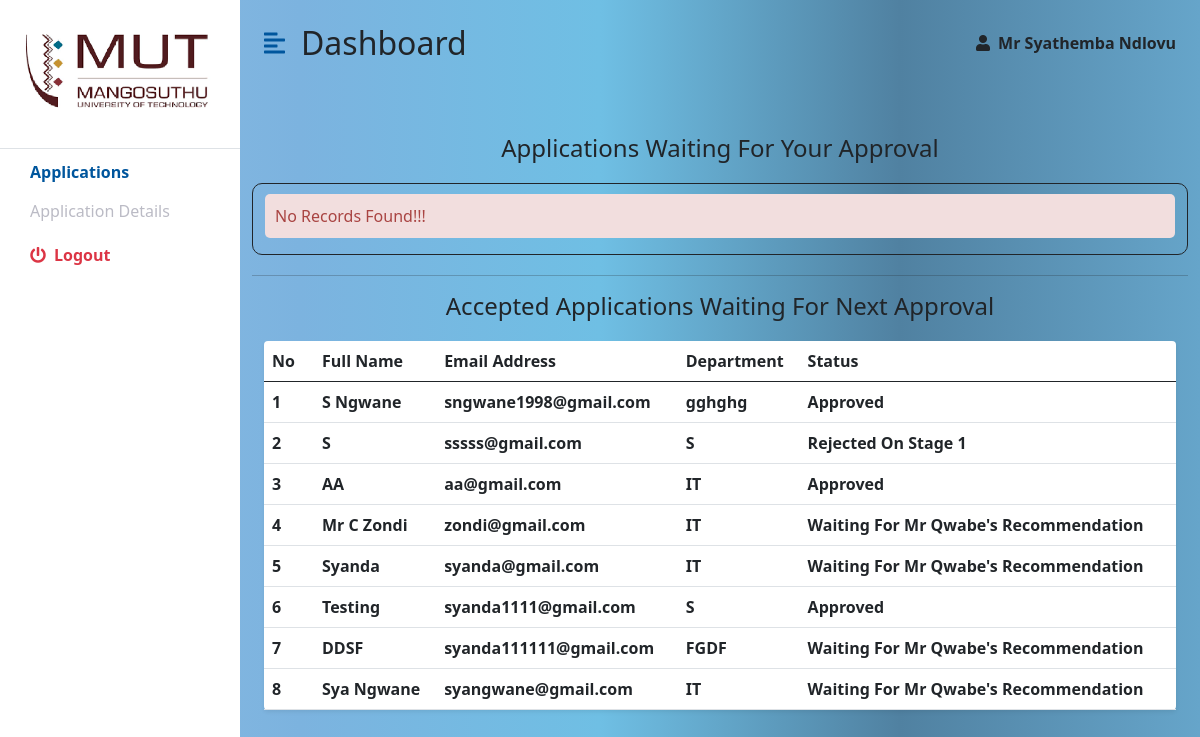
The app's page /applications.php (signed in) with its own data.
### tables this page shows
CREATE TABLE `applications` (
  `id` int(11) NOT NULL,
  `names` varchar(100) NOT NULL,
  `email` varchar(100) NOT NULL,
  `statuss` varchar(1000) NOT NULL,
  `comments` varchar(5000) NOT NULL,
  `comments2` varchar(5000) NOT NULL,
  `comments3` varchar(5000) NOT NULL
);

CREATE TABLE `personal_details` (
  `id` int(11) NOT NULL,
  `title` varchar(50) NOT NULL,
  `names` varchar(100) NOT NULL,
  `staffNo` varchar(100) NOT NULL,
  `qualification` varchar(1000) NOT NULL,
  `email` varchar(100) NOT NULL,
  `tel` varchar(100) NOT NULL,
  `cell` varchar(100) NOT NULL,
  `department` varchar(1000) NOT NULL
);

### applications.php (the view, shortened to what this page needs)
<!DOCTYPE html>
<html lang="en">
<head>
    <link href="https://cdn.jsdelivr.net/npm/bootstrap@5.0.0-beta3/dist/css/bootstrap.min.css" rel="stylesheet" />
    <link rel="stylesheet" href="https://cdnjs.cloudflare.com/ajax/libs/font-awesome/5.15.3/css/all.min.css" />
    <link rel="stylesheet" href="style.css" />
</head>
<?php
 $currentUser = $_SESSION['currentUser'];
?>
<body>
<form action="#" method="post" enctype="multipart/form-data" autocomplete="off">
<div class="d-flex" id="wrapper">
        <div class="bg-white" id="sidebar-wrapper">
            <div class="sidebar-heading text-center py-4 primary-text fs-4 fw-bold text-uppercase border-bottom">
            <img src="img/mut.png" style="width:200px; height:100px;"></i>
           </div>
            <div class="list-group list-group-flush my-3">
                <a style="margin-top: -25px;" href="applications.php" class="list-group-item list-group-item-action bg-transparent second-text fw-bold active">Applications</a>
                <a style="margin-top: -25px;" href="#" class="list-group-item list-group-item-action bg-transparent second-text">Application Details</a>
                <a href="login.php" class="list-group-item list-group-item-action bg-transparent text-danger fw-bold"><i
                        class="fas fa-power-off me-2"></i>Logout</a>
                </div>
        </div>
    <div id="page-content-wrapper">
        <nav class="navbar navbar-expand navbar-light bg-transparent py-4 px-4">
                <div class="d-flex align-items-center">
                <i class="fas fa-align-left primary-text fs-4 me-3" id="menu-toggle"></i>
                <h2 class="fs-2 m-0 dashboard">Dashboard</h2>
                </div>
                <div class="collapse navbar-collapse" id="navbarSupportedContent">
                    <ul class="navbar-nav ms-auto mb-2 mb-lg-0">
                        <li class="nav-item dropdown">
                            <i class="fas fa-user me-2"></i><b id = "current"><?php echo $currentUser  ?></b>
                        </li>
                    </ul>
                </div>
            </nav>
            <div class="container-fluid px-4">
                <div class="row my-5">
                    <?php
                    include "conn.php";
                    $sql = "SELECT * FROM applications WHERE statuss='Waiting For HOD Approval'";
                    $result = $conn-> query($sql);
                    echo "<h4 style='text-align:center; margin-bottom:20px;'>Applications Waiting For Your Approval</h4>";
                    if ($result-> num_rows > 0){
                        echo "<table class='table bg-white rounded shadow-sm  table-hover'>";
                        echo "<thead>";
                        echo "<tr>";
                        echo "<th scope='col' width='50'>No</th>";
                        echo "<th scope='col'>Full Name</th>";
                        echo "<th scope='col'>Email Address</th>";
                        echo "<th scope='col'>Department</th>";
                        echo "<th scope='col'>View Application</th>";
                        echo "</tr>";
                        echo "</thead>";
                        echo "<tbody>";
                        $count = 0;
                        while($row = $result-> fetch_assoc()){
                            $name = $row['names'];
                            $email = $row['email'];
                            $sql9 = "SELECT department FROM personal_details WHERE email='$email'";
                            $result9 = $conn-> query($sql9);
                            while($row9 = $result9-> fetch_assoc()){
                                $department = $row9['department'];
                            }
                            $count = $count + 1;
                            $doc = "supporting_documents/303600654-AWS Lambda Foundations.pdf";
                            echo "<tr>";  echo "<th scope='row'>$count</th>";  echo "<td><b>$name</b></td>";
                            echo "<th scope='row'>$email</th>";
                            echo "<th scope='row'>$department</th>";
                            echo "<td><button type='submit' class='btn' value='$email' name='btn_view'>View</button></td>";
                            echo "</tr>";
                            }
                            echo "</tbody>";   echo "<table>";    echo "</div>";
                        } else{
                            echo "<div class='content' style='border: 1px solid; border-radius: 10px;'>";
                            echo "<p class='error' style='margin-top: 10px' >No Records Found!!!</p>";
                            echo "</div>";
                        }
                        $sql = "SELECT * FROM applications WHERE statuss!='Waiting For HOD Approval'";
                        $result = $conn-> query($sql);
                        echo "<hr style='margin-top:20px;'>";
                        echo "<h4 style='text-align:center; margin-bottom:20px;'>Accepted Applications Waiting For Next Approval</h4>";
                        if ($result-> num_rows > 0){
                        echo "<div class='table-container'>";
                        echo "<table class='table bg-white rounded shadow-sm  table-hover'>";
                        echo "<thead>";
                        echo "<tr>";
                        echo "<th scope='col' width='50'>No</th>";
                        echo "<th scope='col'>Full Name</th>";
                        echo "<th scope='col'>Email Address</th>";
                        echo "<th scope='col'>Department</th>";
                        echo "<th scope='col'>Status</th>";
                        echo "</tr>";
                        echo "</thead>";
                        echo "<tbody>";
                        $count = 0;
                        while($row = $result-> fetch_assoc()){
                            $name = $row['names'];
                            $email = $row['email'];
                            $status = $row['statuss'];
                            if($status=="Accepted By HOD. Waiting For Sfiso Approval"){
                                $status="Waiting For Mr Qwabe's Recommendation";
                            }
                            else if($status=="Waiting For Final Approval"){
                                $status="Waiting For Approval (Recommended By Mr Qwabe)";
                            }
                            $sql9 = "SELECT department FROM personal_details WHERE email='$email'";
                            $result9 = $conn-> query($sql9);
                            while($row9 = $result9-> fetch_assoc()){
                                $department = $row9['department'];
                            }
                            $count = $count + 1;
                            echo "<tr>";  echo "<th scope='row'>$count</th>";  echo "<td><b>$name</b></td>";
                            echo "<th scope='row'>$email</th>";
                            echo "<th scope='row'>$department</th>";
                            echo "<th scope='row'>$status</th>";
                            echo "</tr>";
                            }
                            echo "</tbody>";   echo "<table>"; echo "<div>";  echo "</div>";
                        } else{
                            echo "<div class='content' style='border: 1px solid; border-radius: 10px;'>";
                            echo "<p class='error' style='margin-top: 10px' >No Records Found!!!</p>";
                            echo "</div>";
                        }
                    ?>
                </div>
            </div>
        </div>
    </div>
    </div>
    </form>
</body>
</html>

### style.css (style rules this page uses)
:root { --main-bg-color: #00639d; --main-text-color: #00569d; --second-text-color: #bbbbc5; --second-bg-color: #c1d9ef; }
.primary-text { color: var(--main-text-color); }
.second-text { color: var(--second-text-color); }
#wrapper { overflow-x: hidden; background-image: linear-gradient( to right, #8dbce2, #7cb3df, #6fbfe4, #5081a1, #66a5ca ); }
#sidebar-wrapper { min-height: 100vh; margin-left: 0px; -webkit-transition: margin 0.25s ease-out; -moz-transition: margin 0.25s ease-out; -o-transition: margin 0.25s ease-out; transition: margin 0.25s ease-out; }
#sidebar-wrapper .sidebar-heading { padding: 0.875rem 1.25rem; font-size: 1.2rem; }
#sidebar-wrapper .list-group { width: 15rem; }
#page-content-wrapper { min-width: 100vw; }
#menu-toggle { cursor: pointer; }
.list-group-item { border: none; padding: 20px 30px; margin-top: -20px; }
.list-group-item.active { background-color: transparent; color: var(--main-text-color); font-weight: bold; border: none; }
.table-container { height:auto; overflow-y: auto; }
@media (min-width: 1051px) { #sidebar-wrapper { margin-left: 0; } }
@media (min-width: 1051px) { #page-content-wrapper { min-width: 800px; width: 100%; } }

### applications.php (style rules this page uses)
.error { background: #F2DEDE; color: #A94442; padding: 10px; width: 100%; border-radius: 5px; margin-top: 0px; }

### records on screen
applications: names "S Ngwane", email "sngwane1998@gmail.com", personal_details.department "gghghg", statuss "Approved"
applications: names "S", email "sssss@gmail.com", personal_details.department "S", statuss "Rejected On Stage 1"
applications: names "AA", email "aa@gmail.com", personal_details.department "IT", statuss "Approved"
applications: names "Mr C Zondi", email "zondi@gmail.com", personal_details.department "IT", statuss "Waiting For Mr Qwabe's Recommendation"
applications: names "Syanda", email "syanda@gmail.com", personal_details.department "IT", statuss "Waiting For Mr Qwabe's Recommendation"
applications: names "Testing", email "syanda1111@gmail.com", personal_details.department "S", statuss "Approved"
applications: names "DDSF", email "syanda111111@gmail.com", personal_details.department "FGDF", statuss "Waiting For Mr Qwabe's Recommendation"
applications: names "Sya Ngwane", email "syangwane@gmail.com", personal_details.department "IT", statuss "Waiting For Mr Qwabe's Recommendation"

### other values on screen
$currentUser "Mr Syathemba Ndlovu"
